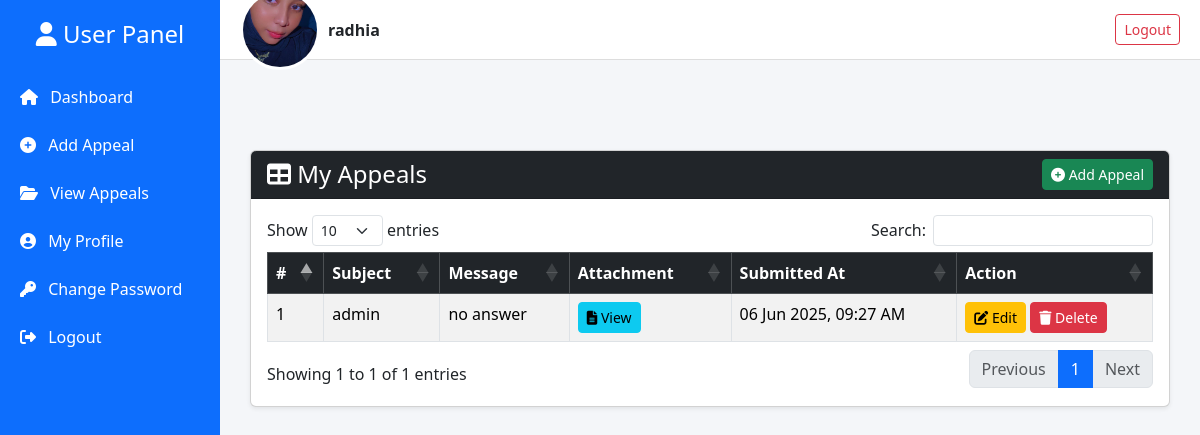
Page /user/view_appeals.php (signed in) on the committed database.
### tables this page shows
CREATE TABLE `appeals` (
  `id` int(11) NOT NULL,
  `user_id` int(11) NOT NULL,
  `subject` varchar(255) NOT NULL,
  `message` text NOT NULL,
  `attachment` varchar(255) DEFAULT NULL,
  `status` enum('Pending','Approved','Rejected') DEFAULT 'Pending',
  `created_at` timestamp NOT NULL DEFAULT current_timestamp()
);

### user/view_appeals.php (the view, shortened to what this page needs)
<?php
include '../db.php';
$userId = $_SESSION['user']['id'];
$profileImage = !empty($_SESSION['user']['profile_image']) ? $_SESSION['user']['profile_image'] : 'default.png';
$appeals = [];
$stmt = $conn->prepare("SELECT * FROM appeals WHERE user_id = ? ORDER BY created_at DESC");
$stmt->bind_param("i", $userId);
$stmt->execute();
$result = $stmt->get_result();
while ($row = $result->fetch_assoc()) {
    $appeals[] = $row;
}
?>
<!DOCTYPE html>
<html lang="en">
<head>
  <link href="https://cdn.jsdelivr.net/npm/bootstrap@5.3.3/dist/css/bootstrap.min.css" rel="stylesheet">
  <link href="https://cdnjs.cloudflare.com/ajax/libs/font-awesome/6.5.0/css/all.min.css" rel="stylesheet">
  <link href="https://cdn.datatables.net/1.13.6/css/dataTables.bootstrap5.min.css" rel="stylesheet">
</head>
<body>
<div class="sidebar">
  <h4 class="text-center mb-4"><i class="fas fa-user"></i> User Panel</h4>
  <a href="dashboard.php"><i class="fas fa-home me-2"></i> Dashboard</a>
  <a href="add_appeal.php"><i class="fas fa-plus-circle me-2"></i> Add Appeal</a>
  <a href="view_appeals.php"><i class="fas fa-folder-open me-2"></i> View Appeals</a>
  <a href="profile.php"><i class="fas fa-user-circle me-2"></i> My Profile</a>
  <a href="change_password.php"><i class="fas fa-key me-2"></i> Change Password</a>
  <a href="../logout.php"><i class="fas fa-sign-out-alt me-2"></i> Logout</a>
</div>
<div class="topbar">
  <div class="d-flex align-items-center gap-2">
    <img src="../image/<?= htmlspecialchars($profileImage) ?>" class="avatar" />
    <strong><?= htmlspecialchars($_SESSION['user']['username']) ?></strong>
  </div>
  <a href="../logout.php" class="btn btn-outline-danger btn-sm">Logout</a>
</div>
<div class="dashboard-content">
  <div class="card shadow-sm">
    <div class="card-header bg-dark text-white d-flex justify-content-between align-items-center">
      <h4 class="mb-0"><i class="fas fa-table"></i> My Appeals</h4>
      <a href="add_appeal.php" class="btn btn-sm btn-success"><i class="fas fa-plus-circle"></i> Add Appeal</a>
    </div>
    <div class="card-body">
      <table id="appealsTable" class="table table-bordered table-striped">
        <thead class="table-dark">
          <tr>
            <th>#</th>
            <th>Subject</th>
            <th>Message</th>
            <th>Attachment</th>
            <th>Submitted At</th>
            <th>Action</th>
          </tr>
        </thead>
        <tbody>
          <?php foreach ($appeals as $index => $appeal): ?>
            <tr>
              <td><?= $index + 1 ?></td>
              <td><?= htmlspecialchars($appeal['subject']) ?></td>
              <td><?= htmlspecialchars($appeal['message']) ?></td>
              <td>
                <?php if (!empty($appeal['attachment'])): ?>
                  <a href="../uploads/<?= htmlspecialchars($appeal['attachment']) ?>" target="_blank" class="btn btn-sm btn-info">
                    <i class="fas fa-file-alt"></i> View
                  </a>
                <?php else: ?>
                  <span class="text-muted">None</span>
                <?php endif; ?>
              </td>
              <td><?= date('d M Y, H:i A', strtotime($appeal['created_at'])) ?></td>
              <td>
                <a href="edit_apeal.php?id=<?= $appeal['id'] ?>" class="btn btn-sm btn-warning">
                  <i class="fas fa-edit"></i> Edit
                </a>
                <a href="delete_appeal.php?id=<?= $appeal['id'] ?>" class="btn btn-sm btn-danger" onclick="return confirm('Are you sure you want to delete this appeal?')">
                  <i class="fas fa-trash"></i> Delete
                </a>
              </td>
            </tr>
          <?php endforeach; ?>
        </tbody>
      </table>
    </div>
  </div>
</div>
</body>
</html>

### user/view_appeals.php (style rules this page uses)
body { background-color: #f4f6f9; }
.sidebar { width: 220px; position: fixed; height: 100%; background: #0d6efd; color: white; padding-top: 20px; }
.sidebar a { color: white; display: block; padding: 12px 20px; text-decoration: none; }
.topbar { height: 60px; background: #ffffff; border-bottom: 1px solid #ddd; padding: 0 20px; margin-left: 220px; display: flex; align-items: center; justify-content: space-between; }
.dashboard-content { margin-left: 220px; padding: 30px; margin-top: 60px; }
.avatar { border-radius: 50%; width: 80px; height: 80px; object-fit: cover; border: 3px solid #fff; }

### rows in the picture
appeals: subject "admin", message "no answer", created_at "06 Jun 2025, 09:27 AM"

### other values in the picture
$_SESSION['user']['username'] "radhia"
